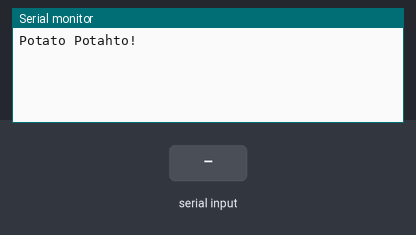
This sketch was run on a simulated Arduino Uno, built with avr-gcc and run on an emulated ATmega328P. On the bench: the last lines printed to the serial monitor. The inputs (shaded band) are chosen by the test bench.

Above: at 1.2 s.
1.3 s: "1" received over the second serial link
At 2.3 s:
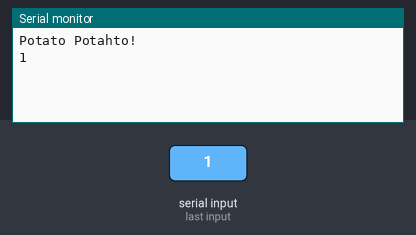
2.8 s: "0" received over the second serial link
At 3.4 s:
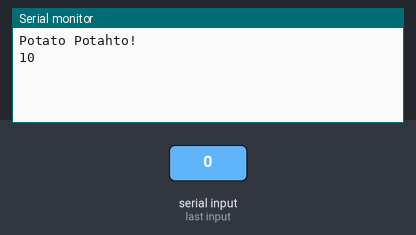

Measured:
- after the input at 1.3 s, the serial monitor: prints a new line at once (image 1)
- after the input at 2.8 s, the serial monitor: prints a new line at once (image 2)

The sketch:

Task0-PartB.ino
```cpp
#include <SoftwareSerial.h>

SoftwareSerial mySerial(9, 10); // RX, TX

void setup() {
  // Open serial communications and wait for port to open:
  Serial.begin(9600);
  while (!Serial) {
    ; // wait for serial port to connect. Needed for native USB port only
  }


  Serial.println("Potato Potahto!");

  // set the data rate for the SoftwareSerial port
  mySerial.begin(9600);
  mySerial.println("Tomato Tomahto?");
}

void loop() { // run over and over
  if (mySerial.available()) {
    Serial.write(mySerial.read());
  }
  if (Serial.available()) {
    mySerial.write(Serial.read());
  }
}
```
